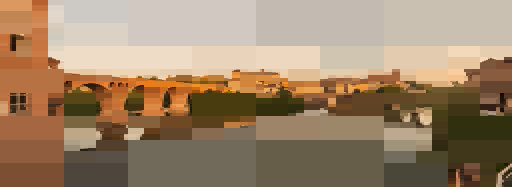
#> input picture lab/epistemics/image-repro/know_flat.bmp, 512 x 187 px
$ python measure_metrics.py ../../../../../../lab/epistemics/image-repro/know_flat.bmp
#> lines starting #> are read from the running program, lines starting #| are printed output that depends on the picture
#!/usr/bin/env python3
"""GOAL-A G-series image metrics (harness-only measurement, Python).
Per image: unique colors, raw H-mirror correlation, gradient-detrended
H-mirror correlation (detrend = subtract per-column vertical linear fit,
then correlate with horizontal mirror). Bars: raw < 0.60, detrended < 0.30.
"""
import sys
import numpy as np
from PIL import Image


def hsym_corr(g):
    """Pearson correlation between grayscale image and its horizontal mirror."""
    a = g.ravel()
    b = np.fliplr(g).ravel()
    return float(np.corrcoef(a, b)[0, 1])


def detrend_columns(g):
    """Subtract per-column vertical linear fit (least squares over rows)."""
    h, w = g.shape
    yy = np.arange(h, dtype=np.float64)
    my = yy.mean()
    denom = ((yy - my) ** 2).sum()
    col_mean = g.mean(axis=0)
    slope = (((yy[:, None] - my) * (g - col_mean[None, :])).sum(axis=0)) / denom
    fit = slope[None, :] * yy[:, None] + (col_mean - slope * my)[None, :]
    return g - fit


def metrics(path):
    im = Image.open(path).convert("RGB")
    a = np.asarray(im)
    h, w, _ = a.shape
    uc = len(np.unique(a.reshape(-1, 3), axis=0))
    g = a.mean(axis=2).astype(np.float64)
    raw = hsym_corr(g)
    det = hsym_corr(detrend_columns(g))
    return h, w, uc, raw, det


def main():
    print(f"{'file':12} {'WxH':9} {'uniq':>7} {'raw':>8} {'detr':>8}  bar")
    allpass = True
    for p in sys.argv[1:]:
        h, w, uc, raw, det = metrics(p)
#> in metrics, im is the input picture: PIL image 512x187 RGB; mean R, G, B 157.4, 132.6, 105.6
#> in metrics, `uc = len(np.unique(a.reshape(-1, 3), axis=0))`: uc = 1833
#> in metrics, `g = a.mean(axis=2).astype(np.float64)`:
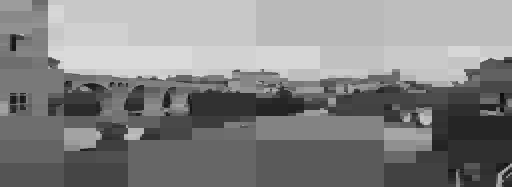
#> g: shape (187, 512) float64; min 9, max 226.7, mean 131.9
#> in metrics, `raw = hsym_corr(g)`: raw = 0.738
#> in detrend_columns, `col_mean = g.mean(axis=0)`: col_mean = 512 values, max 147.2 at index 128, min 99.33 at index 12, mean 131.9
#> in detrend_columns, `slope = (((yy[:, None] - my) * (g - col_mean[None, :])).sum(axis=0)) /..`: slope = 512 values, max -0.195 at index 12, min -1.2 at index 448, mean -0.792
#> in detrend_columns, `fit = slope[None, :] * yy[:, None] + (col_mean - slope * my)[None, :]`:
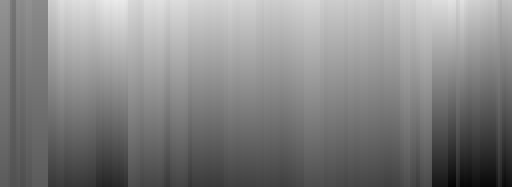
#> fit: shape (187, 512) float64; min 3.28, max 235.1, mean 131.9
#> in detrend_columns, `return g - fit`:
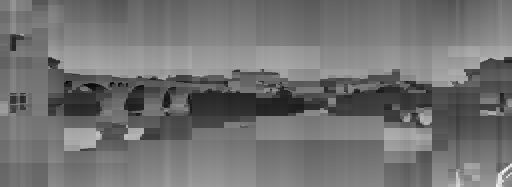
#> returned value: shape (187, 512) float64; min -128.7, max 159.4, mean 0; drawn with min black and max white
#> in metrics, `det = hsym_corr(detrend_columns(g))`: det = 0.468
#> h = 187; w = 512; uc = 1833; raw = 0.738; det = 0.468
        ok = (abs(raw) < 0.60) and (abs(det) < 0.30)
#> ok = False
        allpass = allpass and ok
#> allpass = False
        name = p.rsplit("/", 1)[-1]
        print(f"{name:12} {w}x{h:<6} {uc:>7} {raw:>8.3f} {det:>8.3f}  {'PASS' if ok else 'FAIL'}")
#| know_flat.bmp 512x187       1833    0.738    0.468  FAIL
    print("ALL PASS" if allpass else "SOME FAILED")
#| SOME FAILED
    return 0 if allpass else 1


if __name__ == "__main__":
#> (the run stopped early here; a loop or call above may not have finished)

$ run again, on lab/epistemics/image-repro/compare_full.png
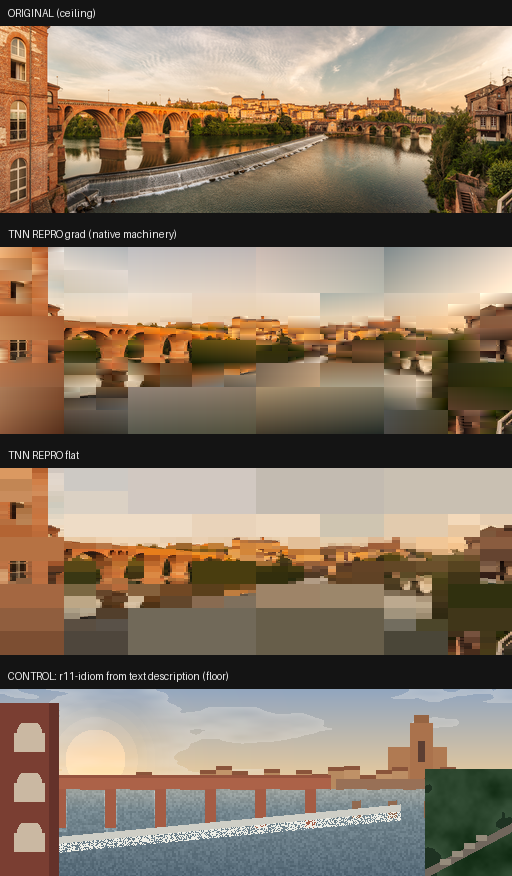
#> input picture lab/epistemics/image-repro/compare_full.png, 512 x 876 px
#> in metrics, im is the input picture: PIL image 512x876 RGB; mean R, G, B 136, 118.8, 99.9
#> in metrics, `uc = len(np.unique(a.reshape(-1, 3), axis=0))`: uc = 94027
#> in metrics, `g = a.mean(axis=2).astype(np.float64)`:
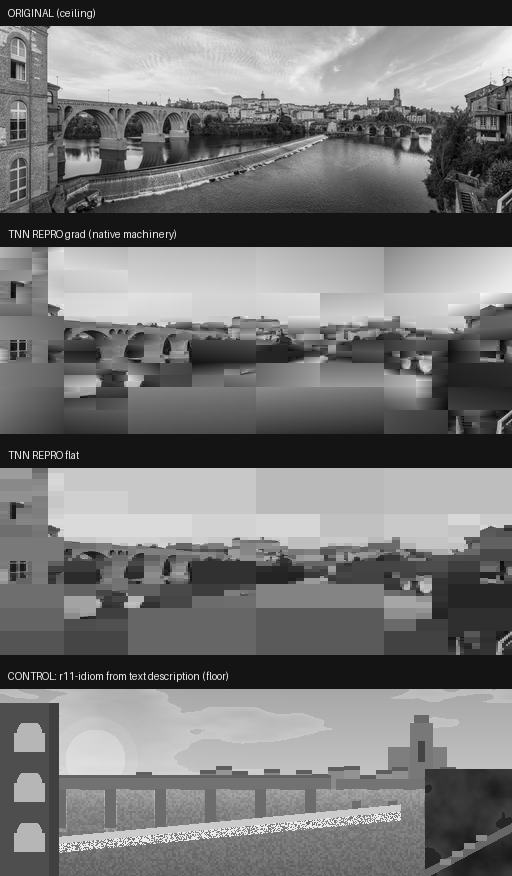
#> g: shape (876, 512) float64; min 0, max 247.3, mean 118.3
#> in metrics, `raw = hsym_corr(g)`: raw = 0.738
#> col_mean = 512 values, max 135.6 at index 130, min 87.59 at index 12, mean 118.3
#> slope = 512 values, max 0.0606 at index 30, min -0.0752 at index 425, mean 0.00139
#> in detrend_columns, `return g - fit`:
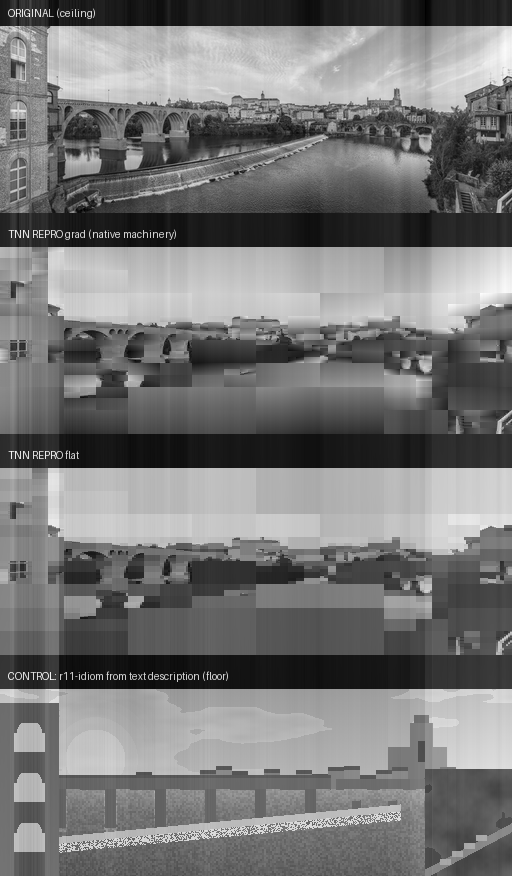
#> returned value: shape (876, 512) float64; min -129.2, max 146, mean 0; drawn with min black and max white
#> in metrics, `det = hsym_corr(detrend_columns(g))`: det = 0.75
#> in main, `h, w, uc, raw, det = metrics(p)`: h = 876; w = 512; uc = 94027; raw = 0.738; det = 0.75
#> ok = False
#| compare_full.png 512x876      94027    0.738    0.750  FAIL
#| SOME FAILED
